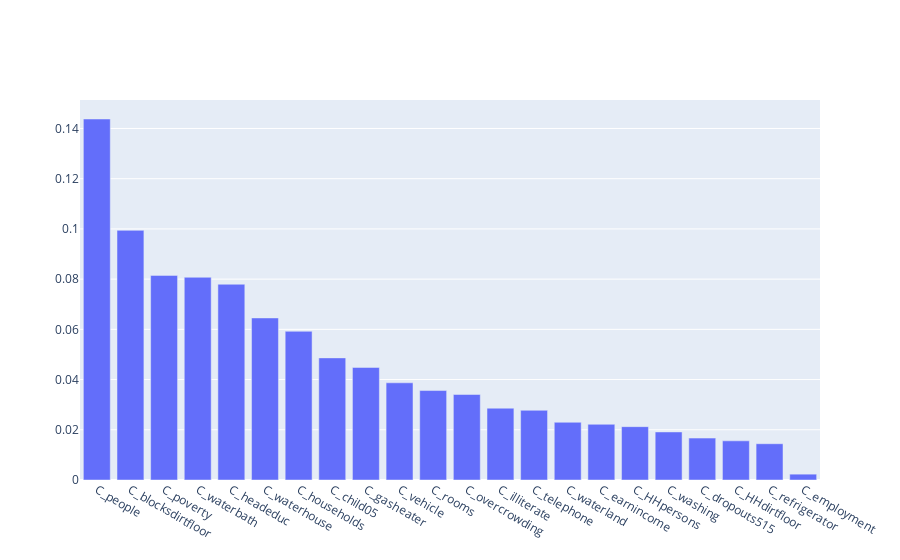

This figure's notebook cell:
### Code cell
plot_feature_importance(df_survey_train, df_census_train, GradientBoostingRegressor(), ['S_garbage'])

### Figure 1 — Plotly figure (JSON) as saved in the notebook; plotly's stock layout.template omitted (floating-point values rounded to 4 significant figures)
{"data": [{"type": "bar", "x": ["C_people", "C_blocksdirtfloor", "C_poverty", "C_waterbath", "C_headeduc", "C_waterhouse", "C_households", "C_child05", "C_gasheater", "C_vehicle", "C_rooms", "C_overcrowding", "C_illiterate", "C_telephone", "C_waterland", "C_earnincome", "C_HHpersons", "C_washing", "C_dropouts515", "C_HHdirtfloor", "C_refrigerator", "C_employment"], "y": [0.1438, 0.09942, 0.08149, 0.08074, 0.07797, 0.06454, 0.05922, 0.04864, 0.04483, 0.03871, 0.03563, 0.03406, 0.0286, 0.02776, 0.02299, 0.02218, 0.02125, 0.01914, 0.0167, 0.0156, 0.01444, 0.002324]}], "layout": {}}
